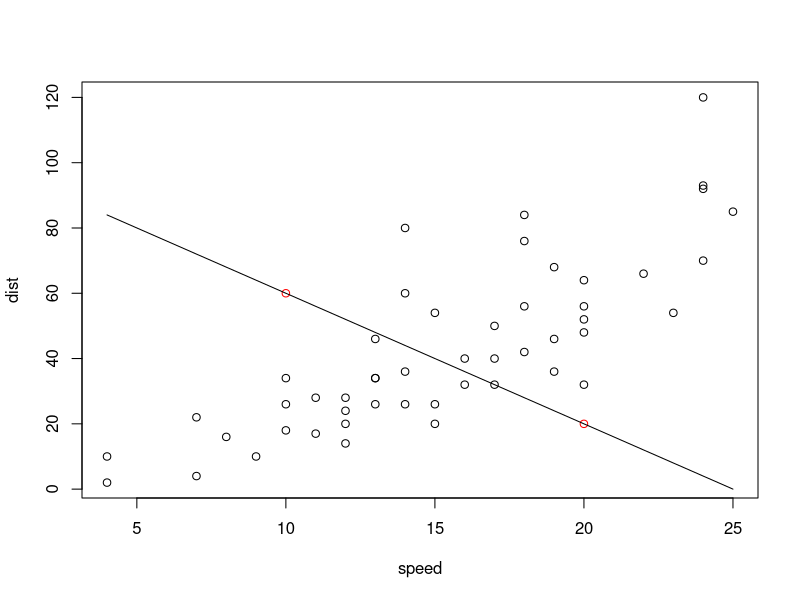

Here is the R script that generated this plot:
## ---- chunk 1
sum(1:10)
## ---- chunk 2
# 두 점으로부터 1차 함수를 만드는 함수
make_line_fun <- function(x1, y1, x2, y2) {
  a <- (y2 - y1) / (x2 - x1)
  b <- y1 - a * x1
  return (function(x) {
    return (x * a + b)
  })
}

line_fun <- make_line_fun(10, 60, 20, 20);

line_test <- line_fun(cars$speed)

{
plot(cars)
points(10, 60, col='red')
points(20, 20, col='red')
lines(cars$speed, line_test)
}
